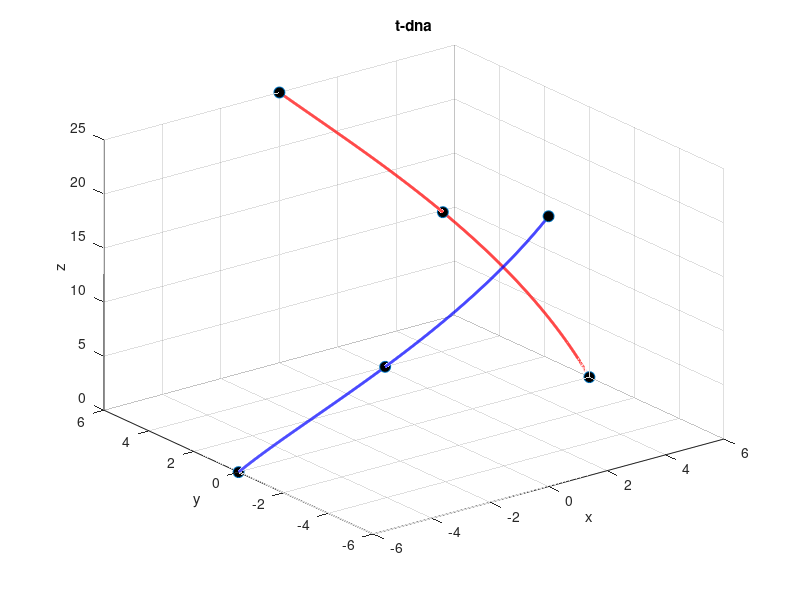

Recreate this plot in MATLAB. (Note: this script raises an error after producing the figure.)

r = 6; 
h = 25; 
theta = linspace(0, pi/2, 1000);


x1 = r * cos(theta);
y1 = r * sin(theta);
z1 = (2*h/pi) * theta;


x2 = r * cos(pi + theta);
y2 = r * sin(pi + theta);
z2 = (2*h/pi) * theta;


figure;
plot3(x1, y1, z1, 'r', 'LineWidth', 2);
hold on;
plot3(x2, y2, z2, 'b', 'LineWidth', 2);
xlabel('x');
ylabel('y');
zlabel('z');
title('t-dna');
grid on;


points = [r, 0, 0; r/sqrt(2), r/sqrt(2), h/2; 0, r, h;...
         -r, 0, 0; -r/sqrt(2), -r/sqrt(2), h/2; 0, -r, h];
plot3(points(:,1), points(:,2), points(:,3), 'o', 'MarkerSize', 8, 'MarkerFaceColor', 'k');
hold on;

tangent_vectors = zeros(6, 3);


tangent_vectors(1,:) = [-r*sin(theta(1)), r*cos(theta(1)), 2*h/pi];
tangent_vectors(2,:) = [-r*sin(pi/4), r*cos(pi/4), 2*h/pi];
tangent_vectors(3,:) = [-r*sin(pi/2), r*cos(pi/2), 2*h/pi];


tangent_vectors(4,:) = [-r*sin(pi+theta(1)), r*cos(pi+theta(1)), 2*h/pi];
tangent_vectors(5,:) = [-r*sin(pi + pi/4), r*cos(pi + pi/4), 2*h/pi];
tangent_vectors(6,:) = [-r*sin(pi + pi/2), r*cos(pi + pi/2), 2*h/pi];

u = 5;
R = 5;
color2 = rand(3,3);
A_list = [];
B_list = [];
for k = 1:6
    [A, B] = computeAB(u, points(k,:), tangent_vectors(k,:));
    plot3([A(1) B(1)],[A(2) B(2)],[A(3) B(3)],'k');
    color1 = color2(mod(k,3)+1,:);
    plot_cylinder_with_points(A,B,R,color1);
    A_list = [A_list; A];
    B_list = [B_list; B];
end
save cylinder_num6 A_list B_list R r h
axis equal;

data1 = rand(100,3);
data1(:,1) = data1(:,1)*30-15;
data1(:,2) = data1(:,2)*30-15;
data1(:,3) = data1(:,3)*42 - 3;
inside_id = zeros(100,1);
dist_list = zeros(100,6);
for k = 1:6
    [A, B] = computeAB(u, points(k,:), tangent_vectors(k,:));
    dist_list(:,k) = dist_to_cylinder(data1, A, B, R);
end
dist_list = min(dist_list,[],2);
dist_cut = quantile(dist_list,0.3);

data2 = data1(inside_id == 0,:);
scatter3(data2(:,1),data2(:,2),data2(:,3),'k','filled');
data2 = data1(dist_list < dist_cut,:);
scatter3(data2(:,1),data2(:,2),data2(:,3),'g','filled');
